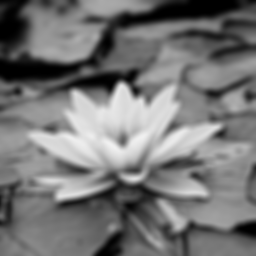
#> input picture Images/ImgConv.png, 256 x 256 px
$ python resta.py
#> lines starting #> are read from the running program, lines starting #| are printed output that depends on the picture

# [97 lines of commented-out code are left out]

'''
#Funcion para normalizar los valores
def normalizar(image):
#max=maxValor(data)#Se calcula el valor maximo del vector
	maxi=max(np.reshape(image,800*800))
	print('max: ', maxi)
	data=np.arange(800*800).reshape((800,800))
	for i in range(800):
		for j in range(800):
			data[i][j]=(image[i][j]*256)/maxi  #Formula para normalizar los valores de [0, 255]
	return data
'''
'''
resta= np.arange(800*800).reshape((800,800))
for i in range(800):
	for j in range(800):
		resta[i][j] = (float(img[i][j])) - (float(img2[i][j]))

# [5 lines of commented-out code are left out]
plt.vlines(np.arange(800*800),0,np.abs(np.reshape(resta,800*800)))
plt.show()
#plt.imshow(data, cmap='gray')
#plt.show()
'''
'''
# ===> Deconvolution of data image
kernel = plt.imread('PSF/PSF_BW4.png')
print("La psf dim: ",kernel.shape)
# [4 lines of commented-out code are left out]

iteration = 30
'''
'''
algo = fd_restoration.RichardsonLucyDeconvolver(data.ndim).initialize()
res = algo.run(fd_data.Acquisition(data=data, kernel=kernel), niter=iteration).data
#plt.imshow(res, cmap='gray')
#plt.show()
'''
'''
# ===> FFT of image
f = np.fft.fft2(img)
fdeconv = np.fft.fft2(imgdeconv[:,:,1])
k = np.fft.fft2(kernel[:,:,0])
freq=np.fft.fftfreq(800*800, d=1.0)

plt.figure(1)
#plt.plot(np.arange(800*800),np.reshape(np.abs(f),800*800),'o')
plt.vlines(freq,0,np.reshape(np.abs(f),800*800))
plt.title('Transformada Fourier ImagenConvolucion')
plt.figure(2)
#plt.plot(freq,np.reshape(np.abs(fdeconv),800*800),'o')
plt.vlines(freq,0,np.reshape(np.abs(fdeconv),800*800))
plt.title('Transformada Fourier ImagenDeconvolucion')
plt.figure(3)
#plt.plot(np.arange(800*800),np.reshape(np.abs(k),800*800),'o')
plt.vlines(freq,0,np.reshape(np.abs(k),800*800))
#plt.show()
'''
'''
for o in range(100):
	for i in range(800):
		for j in range(800):
			if(np.abs(f[i][j])==np.abs(k[i][j])):
				print("Hay una coincidencia")
			f[i][j]=f[i][j]-k[i][j]
'''
'''
for i in range(800):
	for j in range(800):
		if(np.abs(k[i][j])<0.1):
			if(np.abs(f[i][j])>0.1):
				f[i][j]=f[i][j]
			else:
				f[i][j]=0.0j
				print("Hay una coincidencia")
		else:
			f[i][j]=f[i][j]/500*k[i][j]

plt.figure(4)
plt.vlines(freq,0,np.reshape(np.abs(f),800*800))
plt.show()
'''
'''
print("La tranformada: ",f.shape)
fshift = np.fft.fftshift(f)
magnitude_spectrum_data = 20*np.log(np.abs(fshift))
# # ===> FFT of deconvoluted image
'''

# [8 lines of commented-out code are left out]
'''
imgR=normalizar(img)
img2R=normalizar(img2)
print(img2R)
plt.imshow(imgR, cmap='gray')
plt.show()
'''
'''cv2.imshow("Convolucion", imgR)
cv2.imshow("Deconvolution", img2R)

cv2.waitKey(0)
cv2.destroyAllWindows()'''

'''
f = np.fft.fft2(res)
fshift = np.fft.fftshift(f)
magnitude_spectrum_res = 20*np.log(np.abs(fshift)+0.001)


data = rescale_intensity(data, in_range=(0, 255))
data = (data * 255).astype("uint8")
'''
#f = rescale_intensity(np.abs(f), in_range=(0, 255))
#f = (img * 255).astype("uint8")
'''
res = rescale_intensity(res, in_range=(0, 255))
res = (res * 255).astype("uint8")

magnitude_spectrum_data = rescale_intensity(magnitude_spectrum_data, in_range=(0, 255))
magnitude_spectrum_data = (magnitude_spectrum_data * 255).astype("uint8")
'''
'''
# ===> Showing the deconvolution
f1 = plt.figure(1)
plt.subplot(121), plt.imshow(data, cmap='gray')
plt.title('Original image'), plt.xticks([]), plt.yticks([])
plt.subplot(122), plt.imshow(res, cmap='gray')
plt.title('Deconvolution'), plt.xticks([]), plt.yticks([])
#plt.show()
'''
# [10 lines of commented-out code are left out]
'''
cv2.imshow("Original", img)
cv2.imshow("Transformada", f)
cv2.waitKey(0)
cv2.destroyAllWindows()
'''
'''
f3 = plt.figure(3)
plt.subplot(121), plt.imshow(res, cmap='gray')
plt.title('Original image'), plt.xticks([]), plt.yticks([])
plt.subplot(122), plt.imshow(magnitude_spectrum_res, cmap='gray')
plt.title('FFT deconvolution'), plt.xticks([]), plt.yticks([])

plt.show()  # uncomment to show the figures
'''
'''
f1.savefig('./output_images/deconvolution.pdf', bbox_inches='tight')
f2.savefig('./output_images/originalFFT.pdf', bbox_inches='tight')
f3.savefig('./output_images/deconvolutionFFT.pdf', bbox_inches='tight')

plt.imsave('./output_images/original.png', data, cmap='gray')
plt.imsave('./output_images/deconvolution.png', res, cmap='gray')
plt.imsave('./output_images/original_FFT.png', magnitude_spectrum_data, cmap='gray')
plt.imsave('./output_images/deconvolution_FFT.png', magnitude_spectrum_res, cmap='gray')
'''


import numpy as np
import matplotlib.pyplot as plt
import cv2

from skimage import data, color, img_as_ubyte
#from skimage.filters import tv_denoise
from skimage.restoration import (denoise_tv_chambolle, denoise_bilateral,denoise_wavelet, estimate_sigma)

img = cv2.imread('Images/ImgConv.png',0)
#> img is the input picture: shape (256, 256); min 0, max 241, mean 117.1

l = img_as_ubyte(color.rgb2gray(img))
l = l[230:290, 220:320]
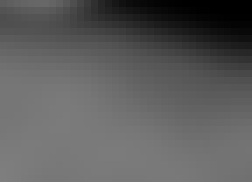
#> l: shape (26, 36) (shown 7 times larger); min 0, max 126, mean 92.4

cv2.imshow('Antes',img)
noisy = l + 0.4 * l.std() * np.random.random(l.shape)

tv_denoised = denoise_tv_chambolle(img, weight=0.5)
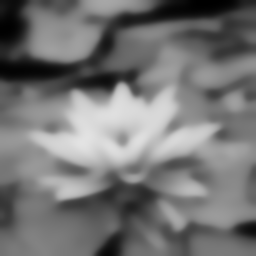
#> tv_denoised: shape (256, 256) float64; min 0.000382, max 0.893, mean 0.459

cv2.imshow('Despues',tv_denoised)
cv2.waitKey(0)
cv2.destroyAllWindows()

plt.figure(figsize=(8, 2))

plt.subplot(131)
plt.imshow(noisy, cmap=plt.cm.gray, vmin=40, vmax=220)
plt.axis('off')
plt.title('noisy', fontsize=20)
plt.subplot(132)
#plt.imshow(tv_denoised, cmap=plt.cm.gray, vmin=40, vmax=220)
plt.imshow(tv_denoised, cmap=plt.cm.gray)
plt.axis('off')
plt.title('TV denoising', fontsize=20)

tv_denoised = denoise_tv_chambolle(noisy, weight=50)
#> tv_denoised: shape (26, 36) float64
plt.subplot(133)
#plt.imshow(tv_denoised, cmap=plt.cm.gray, vmin=40, vmax=220)
plt.imshow(tv_denoised, cmap=plt.cm.gray)
plt.axis('off')
plt.title('(more) TV denoising', fontsize=20)

plt.subplots_adjust(wspace=0.02, hspace=0.02, top=0.9, bottom=0, left=0,right=1)
plt.show()
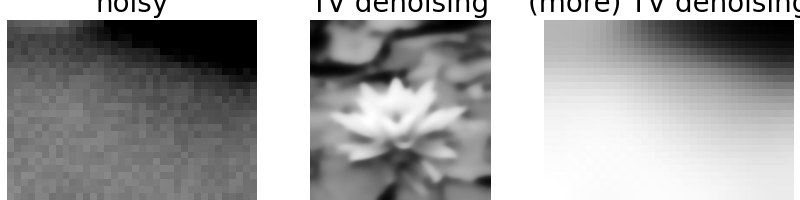
#> figure drawn by matplotlib, 3 panels
